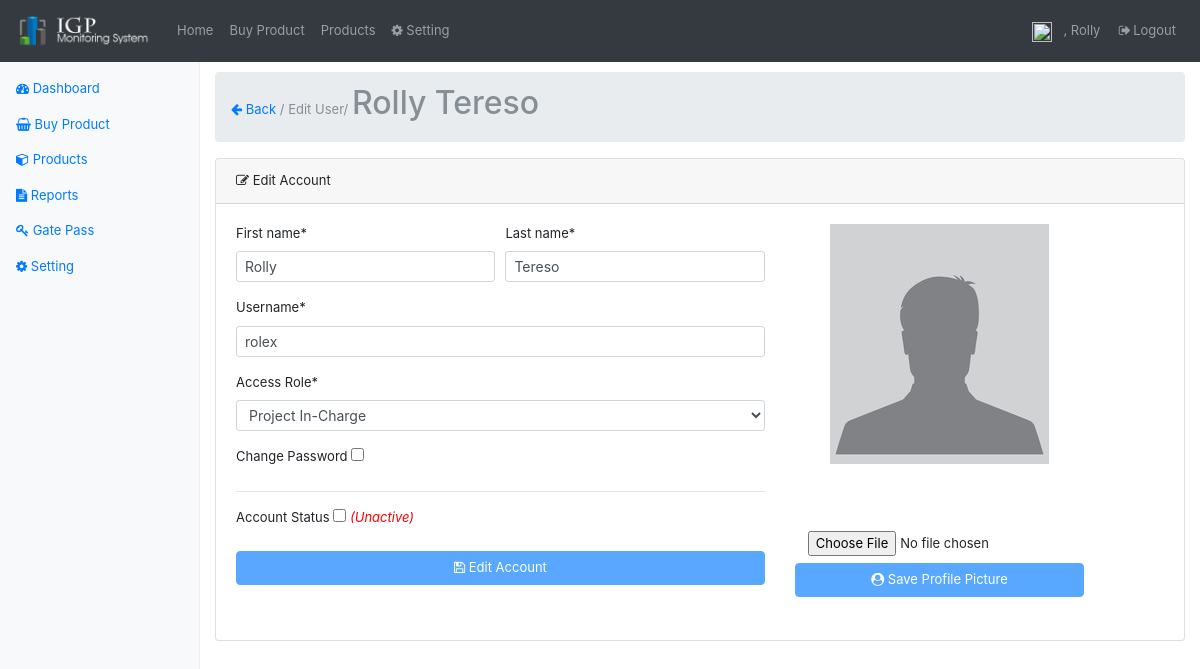
/user-edit.php?u=1 (signed in), run on an earlier commit of the app's database.
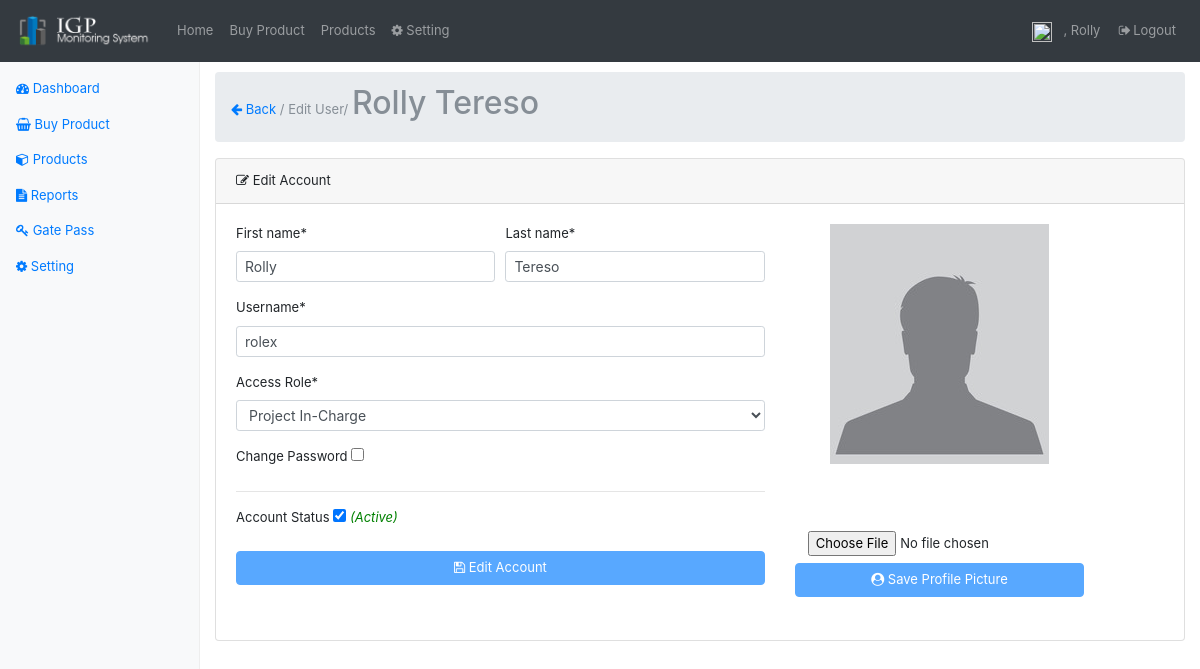
And on a later commit of the database.
### tables this page shows
CREATE TABLE `users` (
  `user_id` int(11) NOT NULL,
  `firstname` varchar(45) DEFAULT NULL,
  `lastname` varchar(45) DEFAULT NULL,
  `username` varchar(45) DEFAULT NULL,
  `password` varchar(45) DEFAULT NULL,
  `hint` text,
  `status` enum('Y','N') DEFAULT 'N',
  `profile_pic` varchar(45) DEFAULT NULL,
  `user_type` int(11) DEFAULT NULL,
  `created_on` timestamp NULL DEFAULT CURRENT_TIMESTAMP
);

### classes/DbConfig.php (called while the page is built, shortened)
<?php
class DbConfig
{
    private $_host = 'localhost';
    private $_username = 'root';
    private $_password = '';
    private $_database = 'monitoringsystem';
    protected $connection;
    public function __construct()
    {
        if (!isset($this->connection)) {
            $this->connection = new mysqli($this->_host, $this->_username, $this->_password, $this->_database);
        }
        return $this->connection;
    }
}
?>

### classes/Crud.php (called while the page is built, shortened)
<?php
include_once 'DbConfig.php';
class Crud extends DbConfig
{
    public function getData($query)
    {
        $result = $this->connection->query($query);
        $rows = array();
        while ($row = $result->fetch_assoc()) {
            $rows[] = $row;
        }
        return $rows;
    }
    public function escape_string($value)
    {
        return $this->connection->real_escape_string($value);
    }
}
?>

### user-edit.php (the view, shortened to what this page needs)
<?php
    require_once('layout/header.php');
    require_once('classes/Crud.php');
    $crud = new Crud();
     $firstname = "";
     $lastname  = "";
     $username  = "";
     $profile_pic="";
     $user_type="";
     $status="N";
     $user_found=false;
    if(isset($_GET['u'])){
        $id = $crud->escape_string($_GET['u']);
        if(is_numeric($id) && $id!=''){
            $result = $crud->getData("SELECT * FROM users WHERE user_id=$id LIMIT 1");
            $user_found=(count($result)==1)?true:false;
            foreach ($result as $res) {
                $firstname = $res['firstname'];
                $lastname  = $res['lastname'];
                $username  = $res['username'];
                $user_type =$res['user_type'];
                $status =$res['status'];
                $profile_pic =$res['profile_pic'];
            }
        }
    }
?>
<?php require_once('layout/nav.php');?>
        <main role="main" class="col-sm-9 ml-sm-auto col-md-10 pt-3">
           <nav aria-label="breadcrumb" role="navigation">
              <ol class="breadcrumb">
                    <li class="breadcrumb-item active" aria-current="page"><a href='user-list.php'><i class="fa fa-arrow-left" aria-hidden="true"></i> Back</a> / Edit User/ <h2><?php echo $firstname.' '.$lastname;?></h2></li>
              </ol>
           </nav>
         <div class="card">
              <div class="card-header">
                <i class="fa fa-pencil-square-o" aria-hidden="true"></i></i> Edit Account
              </div>
              <div class="card-body">
                <?php if($user_found){ ?>
                      <div class="row">
                        <div class="col-md-7">
                               <form data-toggle="validator" role="form" id="form" action="post">
                                        <div class="form-row">
                                              <div class="col-md-6">
                                                  <div class="form-group">
                                                      <label for="exampleInputName">First name*</label>
                                                      <input class="form-control form-control-sm" id="firstname" name="firstname" type="text"  placeholder="Enter first name" required value="<?php echo $firstname;?>">
                                                  </div>
                                              </div>
                                              <div class="col-md-6">
                                                 <div class="form-group">
                                                      <label for="exampleInputLastName">Last name*</label>
                                                      <input class="form-control form-control-sm" id="lastname" name="lastname" type="text" placeholder="Enter last name" required value="<?php echo $lastname;?>">
                                                  </div>
                                              </div>
                                        </div>
                                        <div class="form-group">
                                                  <label for="exampleInputEmail1">Username*</label>
                                                  <input class="form-control form-control-sm" id="username" name="username" type="text"  placeholder="Enter username" required value="<?php echo $username;?>">
                                        </div>
                                        <div class="form-group">
                                                  <label for="exampleInputEmail1">Access Role*</label>
                                                  <select required class="form-control form-control-sm" id="access_role" name="access_role">
                                                        <option value="1" <?php echo ($user_type=="1")?'selected': '';?>>Project In-Charge</option>
                                                  </select>
                                        </div>
                                        <div class="form-group">
                                                  <label for="check">Change Password</label>
                                                  <input  id="check" name="check" type="checkbox"  />
                                        </div>
                                        <hr/>
                                         <div class="form-group">
                                                  <label for="check">Account Status</label>
                                                  <input  id="account_status" name="account_status" type="checkbox" <?php echo($status=='Y')?'checked':'';?> />
                                                  <span id="stat" class="italic <?php echo($status=='Y')?'green':'red';?>"><?php echo($status=='Y')?'(Active)':'(Unactive)';?></span>
                                        </div>
                                        <div class="form-group">
                                          <button type="submit" name="submit" class="btn btn-primary btn-block" ><i class="fa fa-floppy-o" aria-hidden="true"></i> Edit Account</button>
                                        </div>
                              </form>
                              <br/>
                      </div>
                      <div class="col-md-4">
                        <form id="uploadForm"  method="post">
                              <div id="profile-container">
                                  <img id="pic" class="img-fluid" src="<?php echo ($profile_pic=='')? 'img/pic_avatar.jpg':$profile_pic;?>"  />
                              </div>
                              <input type="file" name="userImage" required class="btn"
                                  onchange="change_profile(event);"/>
                              <button type="submit" class="btn btn-primary btn-block"><i class="fa fa-user-circle" aria-hidden="true"></i> Save Profile Picture</button>
                        </form>
                      </div>
                  </div>
                  <?php } else { ?>
                        <h2 style="text-align: center;width: 100%;"><span style='color:red;'>SYSTEM ERROR 404:</span><br/><small>User Not Found, maybe because user is not exist.</small></h2>
                  <?php } ?>
              </div>
        </div>
        </div>
<?php require_once('layout/footer.php');?>

### layout/header.php (shortened to what this page needs)
<!DOCTYPE html>
<html lang="en">
<head><meta http-equiv="Content-Type" content="text/html; charset=UTF-8">
          <link href="./assets/font-awesome/css/font-awesome.min.css" rel="stylesheet" type="text/css">
          <link href="./assets/bootstrap.min.css" rel="stylesheet">
          <link href="./assets/dashboard.css" rel="stylesheet">
          <link href="./assets/animate.css" rel="stylesheet">
</head>
<body>
    <header>
          <nav class="navbar navbar-expand-md navbar-dark fixed-top bg-dark">
            <a class="navbar-brand" href="dashboard.php"><img src="img/logo.png" style="width: 137px;" /></a>
            <div class="collapse navbar-collapse" id="navbarsExampleDefault">
              <ul class="navbar-nav mr-auto">
                <li class="nav-item">
                  <a class="nav-link <?php echo (basename($_SERVER['PHP_SELF'])=="index.php")? 'active': '';?>"  href="index.php"> Home </a>
                </li>
                 <li class="nav-item">
                  <a class="nav-link <?php echo (basename($_SERVER['PHP_SELF'])=="buy.php")? 'active': '';?>" href="buy.php"> Buy Product</a>
                </li>
                <li class="nav-item">
                  <a class="nav-link <?php echo (basename($_SERVER['PHP_SELF'])=="project-list.php")? 'active': '';?>" href="project-list.php"> Products </a>
                </li>
                <li class="nav-item">
                  <a class="nav-link <?php echo (basename($_SERVER['PHP_SELF'])=="setting.php")? 'active': '';?>" href="setting.php"><i class="fa fa-cog" aria-hidden="true"></i> Setting</a>
                </li>
              </ul>
              <ul class="navbar-nav ml-auto">
                <li class="nav-item">
                      <img src="<?php echo ($_SESSION['pic']=='')? 'img/pic_avatar.jpg':$_SESSION['pic'];?>" width="20" height="20" />
                      <a class="nav-link " title=" Update Profile Information" style="display: inline-block;" href="user-edit.php?u=<?php echo $_SESSION['user_id'];?>"> <?php echo $_SESSION['lastname'].', '.$_SESSION['firstname'];?> </a>
                </li>
                <li class="nav-item">
                      <a class="nav-link" href="javascript:void(0)" onclick="logout()"><i class="fa fa-fw fa-sign-out"></i>Logout</a>
                </li>
              </ul>
            </div>
          </nav>
    </header>

### layout/nav.php
<div class="container-fluid">
 <div class="row">
     <nav class="col-sm-3 col-md-2 d-none d-sm-block bg-light sidebar">
              <ul class="nav nav-pills flex-column">
                <li class="nav-item">
                  <a class="nav-link <?php echo (basename($_SERVER['PHP_SELF'])=="index.php")? 'active': '';?>"  href="index.php"><i class="fa fa-tachometer"></i> Dashboard</a>
                </li>
                 <li class="nav-item">
                  <a class="nav-link <?php echo (basename($_SERVER['PHP_SELF'])=="buy.php")? 'active': '';?>" href="buy.php"><i class="fa fa-shopping-basket" ></i> Buy Product</a>
                </li>
                <li class="nav-item">
                  <a class="nav-link <?php echo (basename($_SERVER['PHP_SELF'])=="project-list.php")? 'active': '';?>" href="project-list.php"><i class="fa fa-cube"></i> Products </a>
                </li>
                <li class="nav-item">
                  <a class="nav-link <?php echo (basename($_SERVER['PHP_SELF'])=="report.php")? 'active': '';?>" href="report.php"><i class="fa fa-file-text" ></i> Reports</a>
                </li>
                <li class="nav-item">
                  <a class="nav-link <?php echo (basename($_SERVER['PHP_SELF'])=="gatepass.php")? 'active': '';?>" href="gatepass.php"><i class="fa fa-key" aria-hidden="true"></i> Gate Pass</a>
                </li>
                <li class="nav-item">
                  <a class="nav-link <?php echo (basename($_SERVER['PHP_SELF'])=="setting.php")? 'active': '';?>" href="setting.php"><i class="fa fa-cog" aria-hidden="true"></i> Setting</a>
                </li>
              </ul>
    </nav>

### layout/footer.php (shortened to what this page needs)
	</div>
</body>
</html>

### assets/dashboard.css (style rules this page uses)
body { padding-top: 3.5rem; }
.sidebar { position: fixed; top: 51px; bottom: 0; left: 0; z-index: 1000; padding: 20px 0; overflow-x: hidden; overflow-y: auto; border-right: 1px solid #eee; }
.sidebar .nav { margin-bottom: 20px; }
.sidebar .nav-item { width: 100%; }
.sidebar .nav-item + .nav-item { margin-left: 0; }
.sidebar .nav-link { border-radius: 0; }
#profile-container { height: 300px; }
#profile-container img { display: block; margin: auto; line-height: 300px; max-width: 100%; max-height: 100%; }
h2 { display: inline-block !important; }
.green { color: green; }
.italic { font-style: italic; }
.red { color: red; }

### layout/header.php (style rules this page uses)
body { font-size: 13px !important; }
.btn { font-size: 13px; }

What changed in the data, as far as the page shows it:
changed users "Rolly": status "☐" → "☑"
Also different on the page:
text no longer shown: "(Unactive)"
text now shown: "(Active)"
